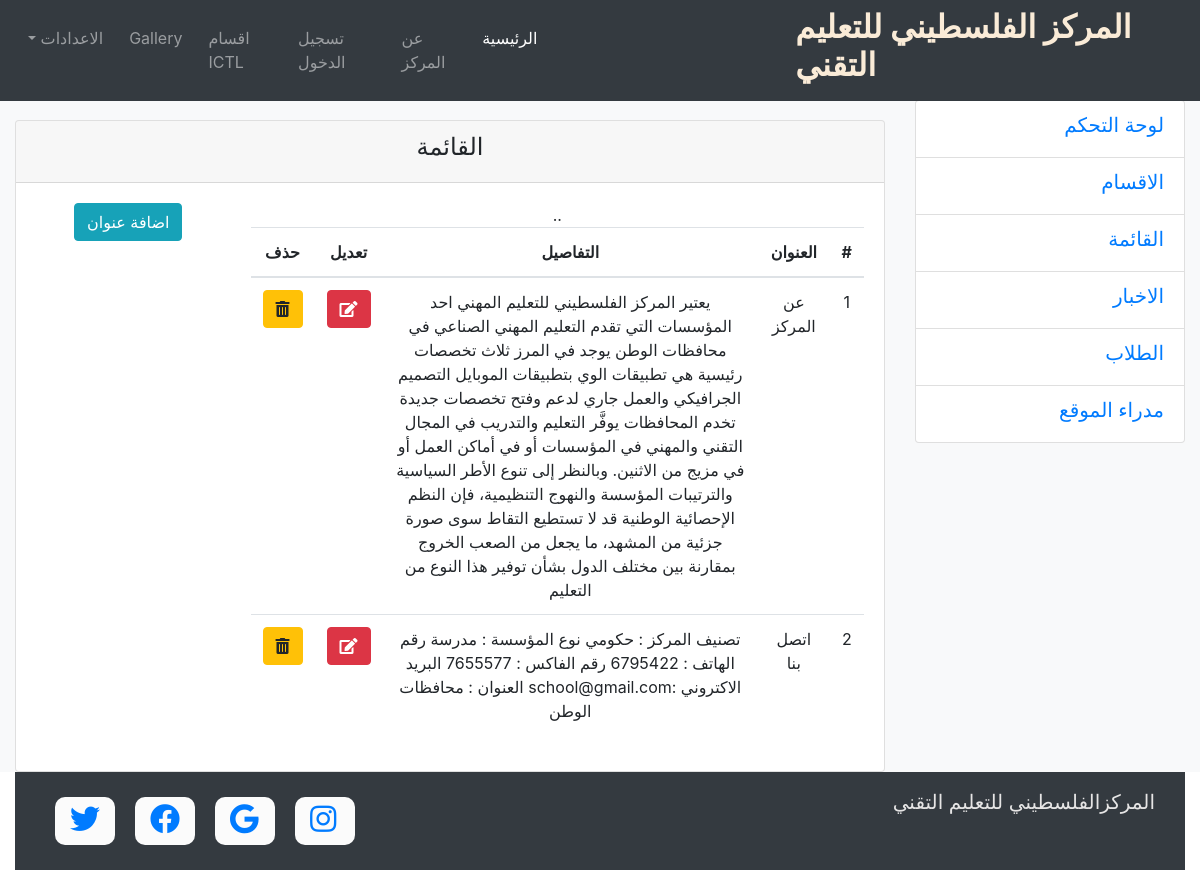
Screenshot of /admin-cp/menushow.php with the database file from the repository.
### tables this page shows
CREATE TABLE IF NOT EXISTS `menu` (
  `id` int(11) NOT NULL,
  `head` varchar(255) NOT NULL,
  `detail` longtext NOT NULL
);

### admin-cp/menushow.php (the view, shortened to what this page needs)
<!DOCTYPE html>
<html lang="en">
<head>
</head>
<body>
    <?php
        include "../include/header.php";
        include "../include/slidebar.php";
    ?>
    <article class="col-lg-9" style="min-height:320px;">
        <div class="card">
            <div class="card-header text-center"><h4>القائمة</h4></div>
            <div class="card-body">
                <div class="row">
                    <div class="col-md-9">
                        <table class="table">
                            <thead>
                                <tr>
                                    <th scope="col">#</th>
                                    <th scope="col">العنوان</th>
                                    <th scope="col">التفاصيل</th>
                                    <th scope="col">تعديل</th>
                                    <th scope="col">حذف</th>
                                </tr>
                            </thead>
                            <?php
                            include "../pages/conn.php";
                            $sql="select * from menu";
                            $result=mysqli_query($conn,$sql);
                            if (mysqli_num_rows($result)>0) {
                                while($row=mysqli_fetch_assoc($result)){
                                    echo "<tr><td>"
                                    .$row['id']
                                    ."</td><td>"
                                    .$row['head']
                                    ."</td><td>"
                                    . $row['detail']
                                    ."</td><td>"
                                    ."<a class='btn btn-danger' href='menuedit.php?id=$row[id]&head=$row[head]&detail=$row[detail]'><i class='fas fa-edit'></i></a>"
                                    ."</td>.<td>"
                                    ."<a class='btn btn-warning' href='menudelete.php?id=$row[id]'><i class='fas fa-trash-alt'></i></a>"
                                    ."</td></tr>";
                                }
                            }
                            else{
                                echo"لايوجد نتائج";
                            }
                            ?>
                        </table>
                    </div>
                    <div class="col-md-3">
                        <a href="depinsert.php"><button type="button" class="btn btn-info">اضافة عنوان</button></a>
                    </div>
                </div>
            </div>
        </div>
                        </div>
    <?php
      include "../include/footer.php";
    ?>
</body>
</html>

### css/style.css (style rules this page uses)
.card { margin-top: 20px; text-align: center; }

### rows the page displays
menu: id "1", head "عن المركز", detail "يعتير المركز الفلسطيني للتعليم المهني احد المؤسسات التي تقدم التعليم المهني الصناعي في محافظات الوطن يوجد في المرز ثلاث تخصصات رئيسية هي تطبيقات الوي بتطبيقات الموبايل التصميم الجرافيكي والعمل جاري لدعم وفتح تخصصات جديدة تخدم المحافظات يوفَّر التعليم والتدريب في المجال التقني والمهني في المؤسسات أو في أماكن العمل أو في مزيج من الاثنين. وبالنظر إلى تنوع الأطر السياسية والترتيبات المؤسسة والنهوج التنظيمية، فإن النظم الإحصائية الوطنية قد لا تستطيع التقاط سوى صورة جزئية من المشهد، ما يجعل من الصعب الخروج بمقارنة بين مختلف الدول بشأن توفير هذا النوع من التعليم"
menu: id "2", head "اتصل بنا", detail "تصنيف المركز : حكومي نوع المؤسسة : مدرسة رقم الهاتف : 6795422 رقم الفاكس : 7655577 البريد الاكتروني :school@gmail.com العنوان : محافظات الوطن"
